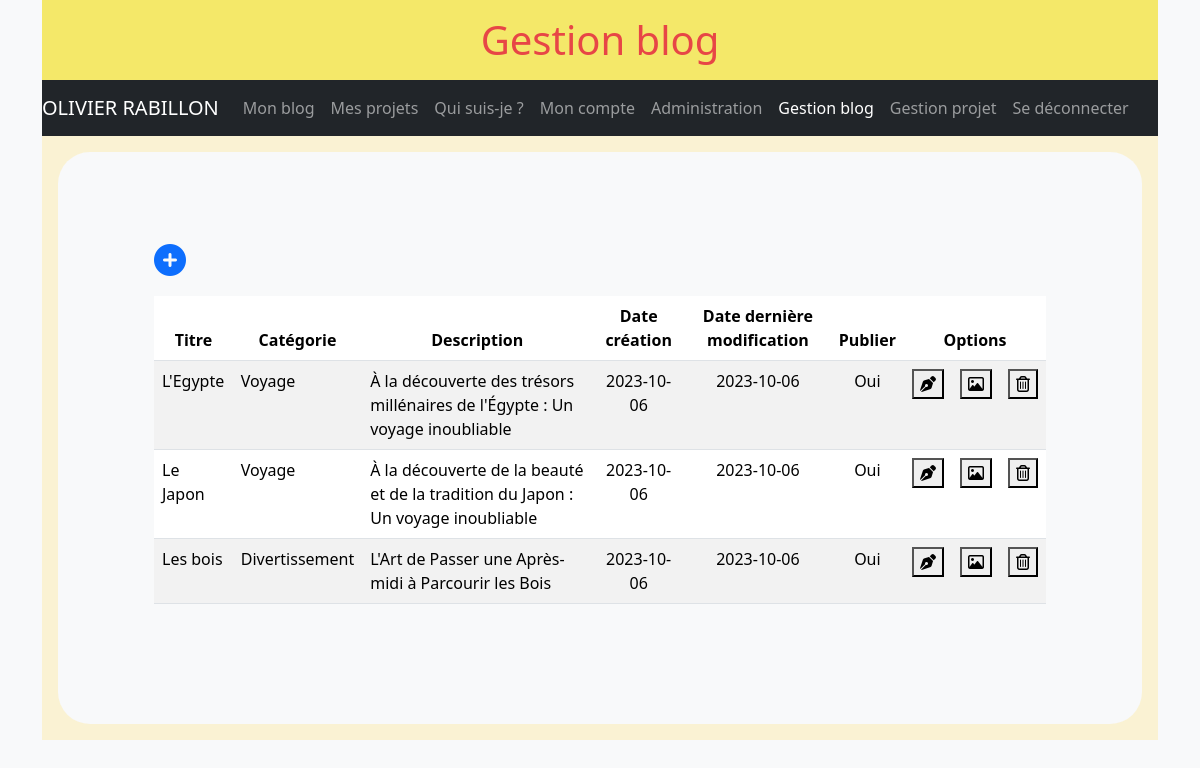
The page /blogManagement (signed in) on the database its author committed.
### tables this page shows
CREATE TABLE `articles` (
  `id` int(11) NOT NULL,
  `content` text NOT NULL,
  `date_creation` date NOT NULL DEFAULT current_timestamp(),
  `date_update` date NOT NULL DEFAULT current_timestamp(),
  `published` tinyint(1) NOT NULL DEFAULT 0,
  `id_category` int(11) NOT NULL,
  `title` text NOT NULL,
  `description` text NOT NULL
);

CREATE TABLE `categories` (
  `id` int(11) NOT NULL,
  `categorie` varchar(50) NOT NULL,
  `active` tinyint(1) NOT NULL DEFAULT 1,
  `date_creation` date NOT NULL DEFAULT current_timestamp(),
  `date_update` date NOT NULL DEFAULT current_timestamp(),
  `url` text NOT NULL
);

### controller/blogController.php (called while the page is built, shortened)
<?php
       function blogManagement()
       {
              require("view/managementBlogView.php");
       }

### model/ArticleManager.php (called while the page is built, shortened)
<?php
    class ArticleManager extends Manager
    {
        function getListeArticleManagement()
        {
            try
            {
                $bdd = $this->getConnection();
                $requete =  $bdd->query("SELECT articles.id, articles.content, articles.date_creation, articles.date_update, articles.title, articles.description, articles.published, categories.categorie FROM articles INNER JOIN categories ON categories.id = articles.id_category" );
                return $requete;
            }
            catch (Exception $ex)
            {
                throw new Exception($ex->getMessage());
            }
        }
    }

### view/managementBlogView.php (the view, shortened to what this page needs)
<?php
    $couleurEntete = "bg-third";
    $texteEntete = "Gestion blog";
    $couleurTexteEntete = "text-danger";
?>
<section>
    <div class="p-3 bg-fourth">
        <div class="p-6 bg-light rounded-5">
            <a href="./managementArticleView"><i class="fa-solid fa-circle-plus fa-2xl"></i></a>
            <div  class="table-responsive">
                <table class="my-4 table table-striped table-hover">
                    <thead class="text-center fw-bold thead-dark">
                        <tr>
                            <th>Titre</th>
                            <th>Catégorie</th>
                            <th>Description</th>
                            <th>Date création</th>
                            <th>Date dernière modification</th>
                            <th>Publier</th>
                            <th colspan="3">Options</th>
                        </tr>
                    </thead>
                    <tbody>
                    <?php
                        require_once("./model/ArticleManager.php");
                        $_articleManager = new ArticleManager();
                        $_listeArticle = $_articleManager->getListeArticleManagement();
                        while($_article = $_listeArticle->fetch())
                        {
                        ?>
                            <tr>
                                <td><?= htmlspecialchars_decode($_article["title"]) ?></td>
                                <td><?= htmlspecialchars_decode($_article["categorie"]) ?></td>
                                <td><?= htmlspecialchars_decode($_article["description"]) ?></td>
                                <td class="text-center"><?= $_article["date_creation"] ?></td>
                                <td class="text-center"><?= $_article["date_update"] ?></td>
                                <td class="text-center"><?php if($_article["published"] == 1){ echo "Oui";} else {echo "Non";}  ?></td>
                                <td><button type="button" data-bs-toggle="modal" data-bs-target="#edit-<?= $_article["id"] ?>"><i class="fa-solid fa-pen-nib"></i></button></td>
                                <td><button type="button" data-bs-toggle="modal" data-bs-target="#gestionImg-<?= $_article["id"] ?>"><i class="fa-regular fa-image"></i></button></td>
                                <td><button type="button" data-bs-toggle="modal" data-bs-target="#delete-<?= $_article["id"] ?>"><i class="fa-regular fa-trash-can"></i></button></td>
                            </tr>
                            </div>
                            </div>
                        <?php
                        }
                    ?>
<?php
    $content = ob_get_clean();
    require("template.php");
?>

### index.php (shortened to what this page needs)
<?php
    require("controller/blogController.php");
        try{
            if (isset($_GET["page"])){
                $_page = htmlspecialchars($_GET["page"]);
                switch ($_page) {
                    case "blogManagement":
                        blogManagement();
                        break;
                }
            }
            else
            {
                me();
            }
        }
        catch(Exception $ex)
        {
            $Error = $ex->getMessage();
            require("view/errorView.php");
        }

### view/template.php (shortened to what this page needs)
<!DOCTYPE html>
<html lang="fr">
<head>
    <link rel="stylesheet" href="public/design/defaut.css" />
    <link rel="stylesheet" href="https://cdn.jsdelivr.net/npm/bootstrap-icons@1.11.1/font/bootstrap-icons.css">
</head>
<body class="bg-light">
    <div class="container">
    <header>
        <p class="p-3 mb-0 h1 <?= $couleurTexteEntete ?> text-center <?= $couleurEntete?>" ><?= $texteEntete ?></p>
    </header>
    <nav class="navbar navbar-dark bg-dark navbar-expand-md mt-0 sticky-top">
        <div class="navbar-brand">
            OLIVIER RABILLON
        </div>
        <div class="collapse navbar-collapse" id="Menu">
            <ul class="navbar-nav">
                <li class="nav-item">
                    <?php
                        if (isset($_REQUEST["page"]) && ($_REQUEST["page"] == "blog" || $_REQUEST["page"] == "article"))
                        {
                    ?>
                        <a href="blog" class="nav-link active">Mon blog</a>
                    <?php
                        }
                        else
                        {
                    ?>
                        <a href="blog" class="nav-link">Mon blog</a>
                    <?php
                        }
                    ?>
                </li>
                <li class="nav-item">
                <?php
                    if (isset($_REQUEST["page"]) && ($_REQUEST["page"] == "projet" ||  $_REQUEST["page"] == "listeProjet"))
                    {
                ?>
                    <a href="listeProjet" class="nav-link active">Mes projets</a>
                <?php
                    }
                    else
                    {
                ?>
                    <a href="listeProjet" class="nav-link">Mes projets</a>
                <?php
                    }
                ?>
                </li>
                <li class="nav-item">
                <?php
                    if ((isset($_REQUEST["page"]) && $_REQUEST["page"] == "moi") || !isset($_REQUEST["page"]))
                    {
                ?>
                    <a href="moi" class="nav-link active">Qui suis-je ?</a>
                <?php
                    }
                    else
                    {
                ?>
                    <a href="moi" class="nav-link">Qui suis-je ?</a>
                <?php
                    }
                ?>
                </li>
                <?php
                    if (isset($_SESSION["connect"]))
                    {
                ?>
                    <li class="nav-item">
                    <?php
                        if ( isset($_SESSION["connect"]) && (isset($_REQUEST["page"]) && $_REQUEST["page"] == "compte"))
                        {
                            $_SESSION["cptModif"] = 0;
                            $_SESSION["pwdModif"] = 0;
                    ?>
                        <a href="compte" class="nav-link active">Mon compte</a>
                    <?php
                        }
                        else
                        {
                    ?>
                        <a href="compte" class="nav-link">Mon compte</a>
                    <?php
                        }
                    }
                    ?>
                    </li>
                <?php
                    if (isset($_SESSION["admin"]) && $_SESSION["admin"] == 1)
                    {
                ?>
                <li class="nav-item">
                    <?php
                        if ((isset($_REQUEST["page"]) && $_REQUEST["page"] == "admin") || !isset($_REQUEST["page"]))
                        {
                    ?>
                        <a href="admin" class="nav-link active">Administration</a>
                    <?php
                        }
                        else
                        {
                    ?>
                        <a href="admin" class="nav-link">Administration</a>
                    <?php
                        }
                    ?>
                </li>
                <li class="nav-item">
                    <?php
                        if ((isset($_REQUEST["page"]) && ($_REQUEST["page"] == "blogManagement") || $_REQUEST["page"] == "gestionImageArticle"|| $_REQUEST["page"] == "managementArticleView" || $_REQUEST["page"] == "editArticle" )|| !isset($_REQUEST["page"]))
                        {
                    ?>
                        <a href="blogManagement" class="nav-link active">Gestion blog</a>
                    <?php
                        }
                    ?>
                </li>
                <li class="nav-item">
                    <?php
                        if ((isset($_REQUEST["page"]) && ($_REQUEST["page"] == "projetManagement") || $_REQUEST["page"] == "gestionImageProjet"|| $_REQUEST["page"] == "managementProjetDetailView" || $_REQUEST["page"] == "editProjet" )|| !isset($_REQUEST["page"]))
                        {
                            if (isset($_SESSION["idEditProjet"])){
                                unset($_SESSION["idEditProjet"]);
                         }
                    ?>
                        <a href="projetManagement" class="nav-link active">Gestion projet</a>
                    <?php
                        }
                        else
                        {
                    ?>
                        <a href="projetManagement" class="nav-link">Gestion projet</a>
                    <?php
                        }
                    ?>
                </li>
                <?php
                }
                ?>
                   <?php
                    if (isset($_SESSION["connect"]))
                    {
                ?>
                <li class="nav-item">
                    <a href="logout.php" class="nav-link">Se déconnecter</a>
                </li>
                <?php
                    }
                ?>
            </ul>
        </div>
    </nav>
    <?= $content?>
</body>
</html>

### rows shown on the page
articles: title "L'Egypte", id_category.categorie "Voyage", description "À la découverte des trésors millénaires de l'Égypte : Un voyage inoubliable", date_creation "2023-10-06", date_update "2023-10-06", published "Oui"
articles: title "Le Japon", id_category.categorie "Voyage", description "À la découverte de la beauté et de la tradition du Japon : Un voyage inoubliable", date_creation "2023-10-06", date_update "2023-10-06", published "Oui"
articles: title "Les bois", id_category.categorie "Divertissement", description "L'Art de Passer une Après-midi à Parcourir les Bois", date_creation "2023-10-06", date_update "2023-10-06", published "Oui"

### other values the page prints
$texteEntete "Gestion blog"
